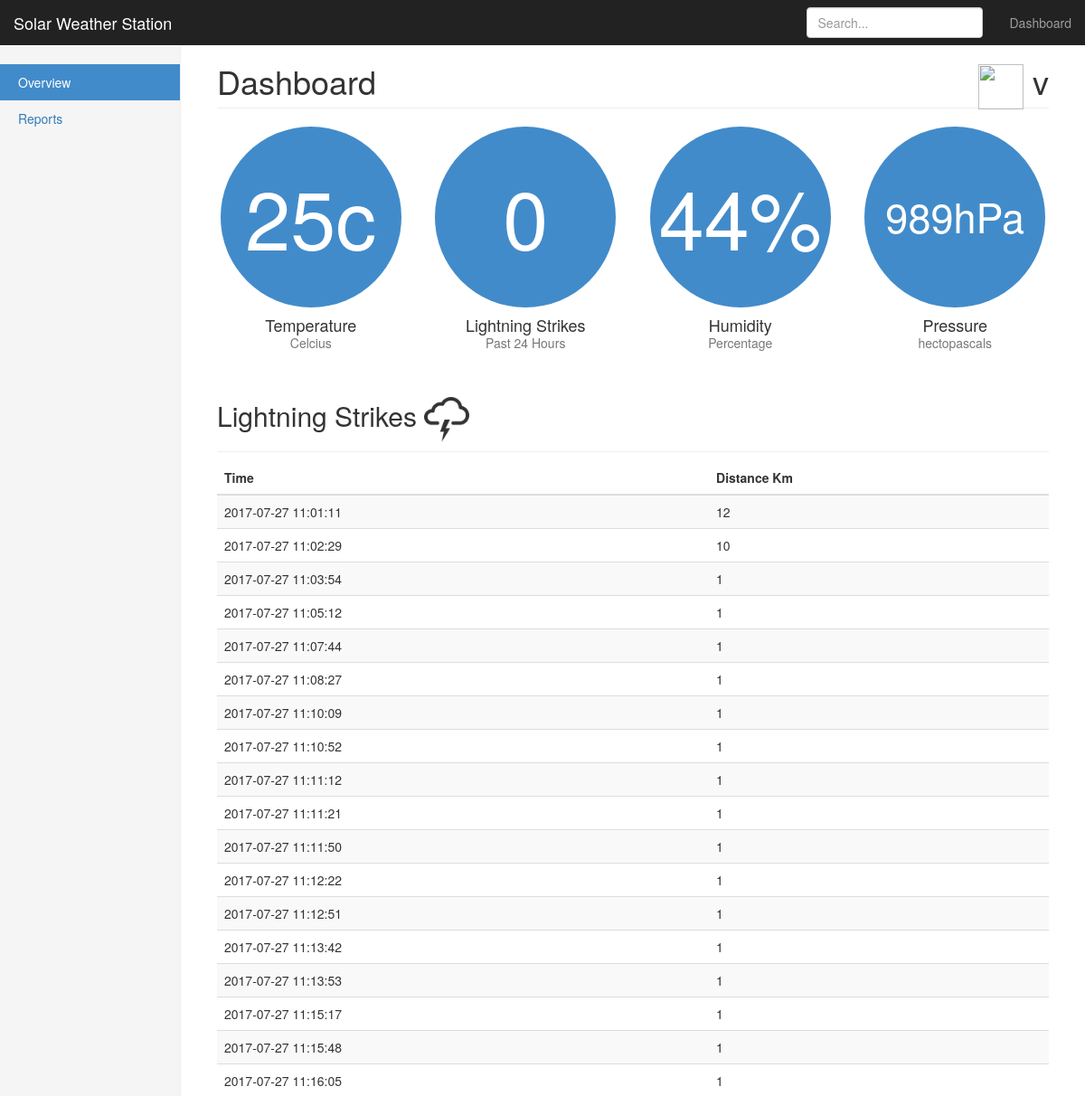
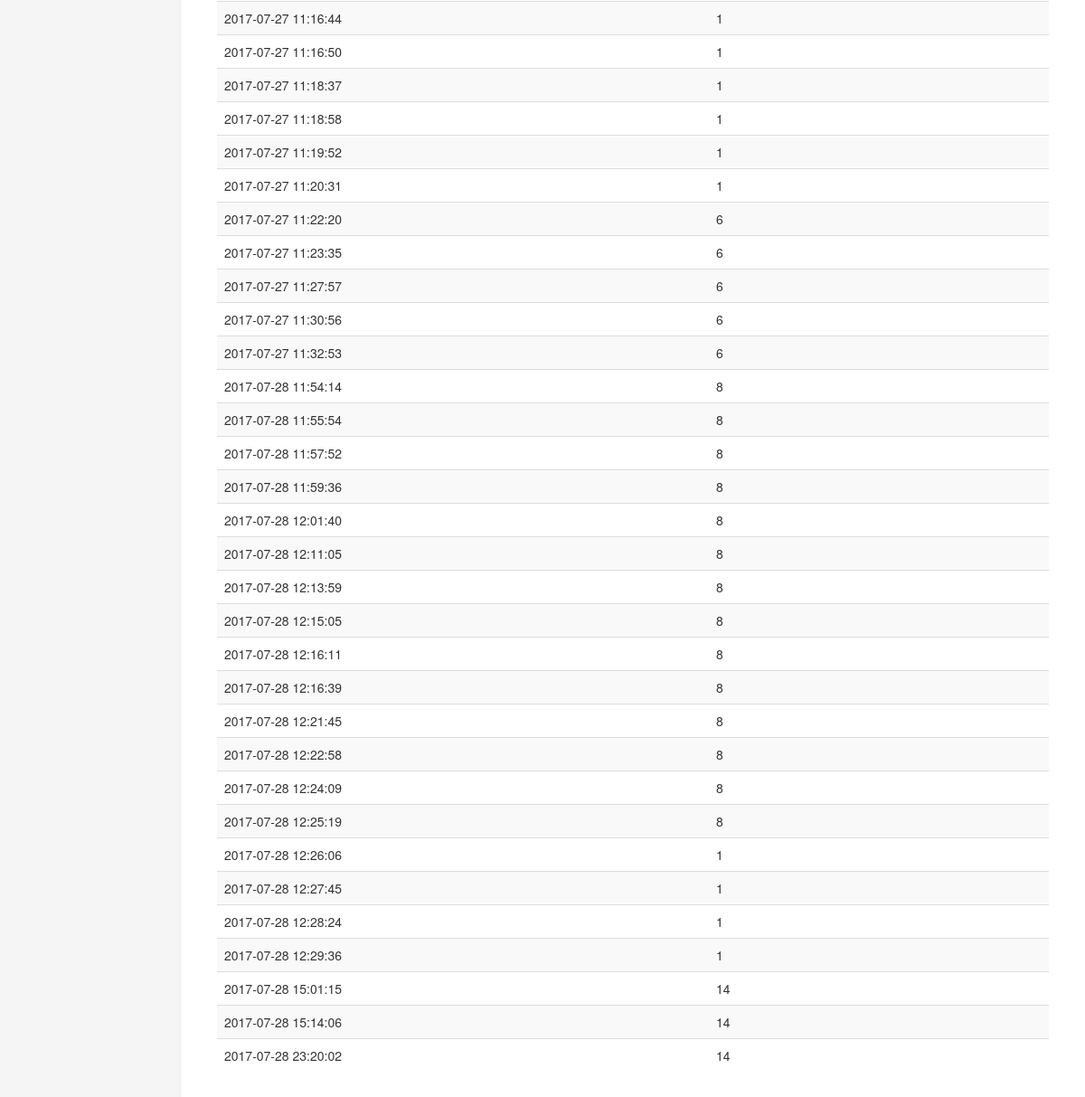
Before: / with the older database file (2 pictures, top to bottom).
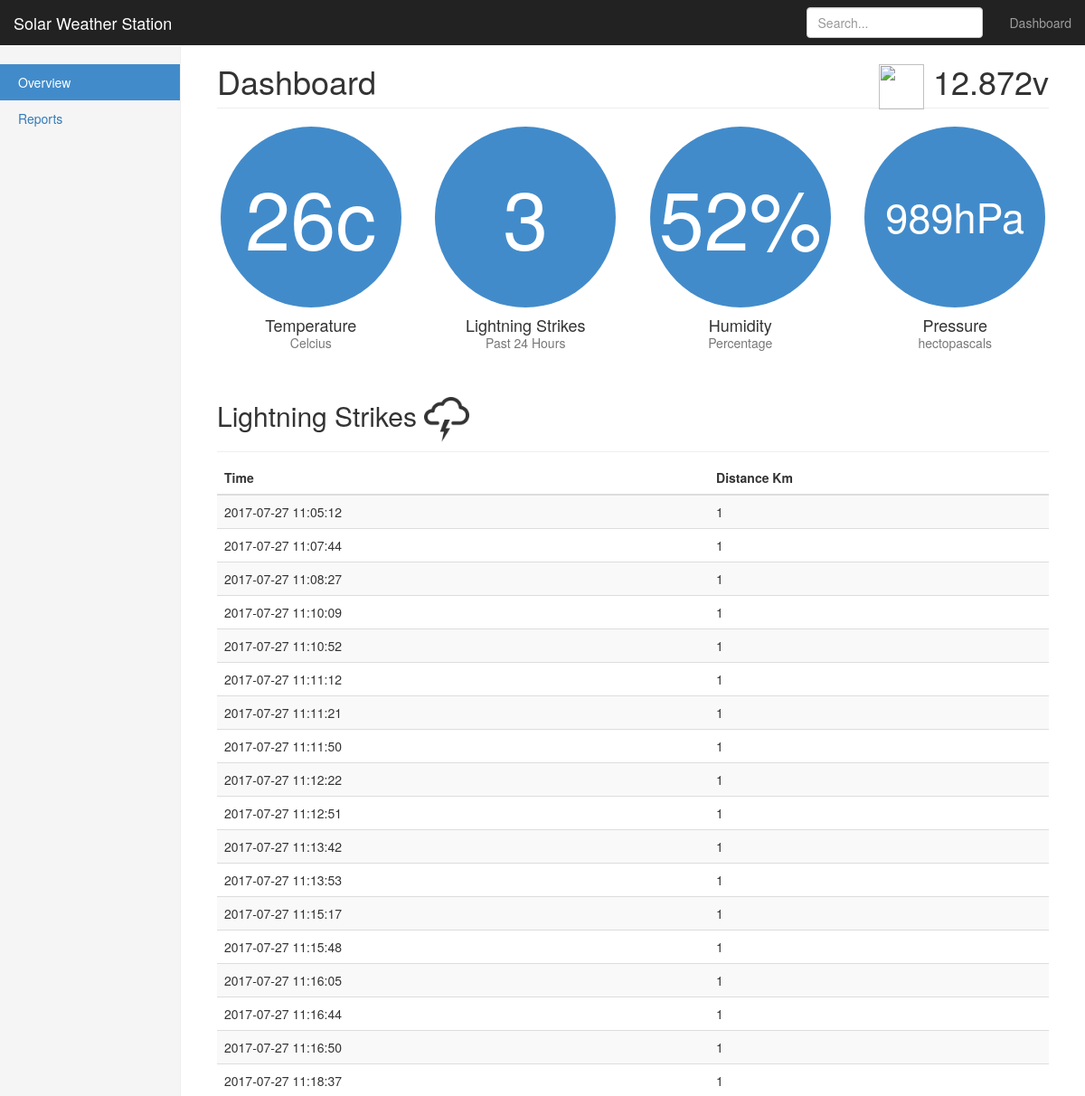
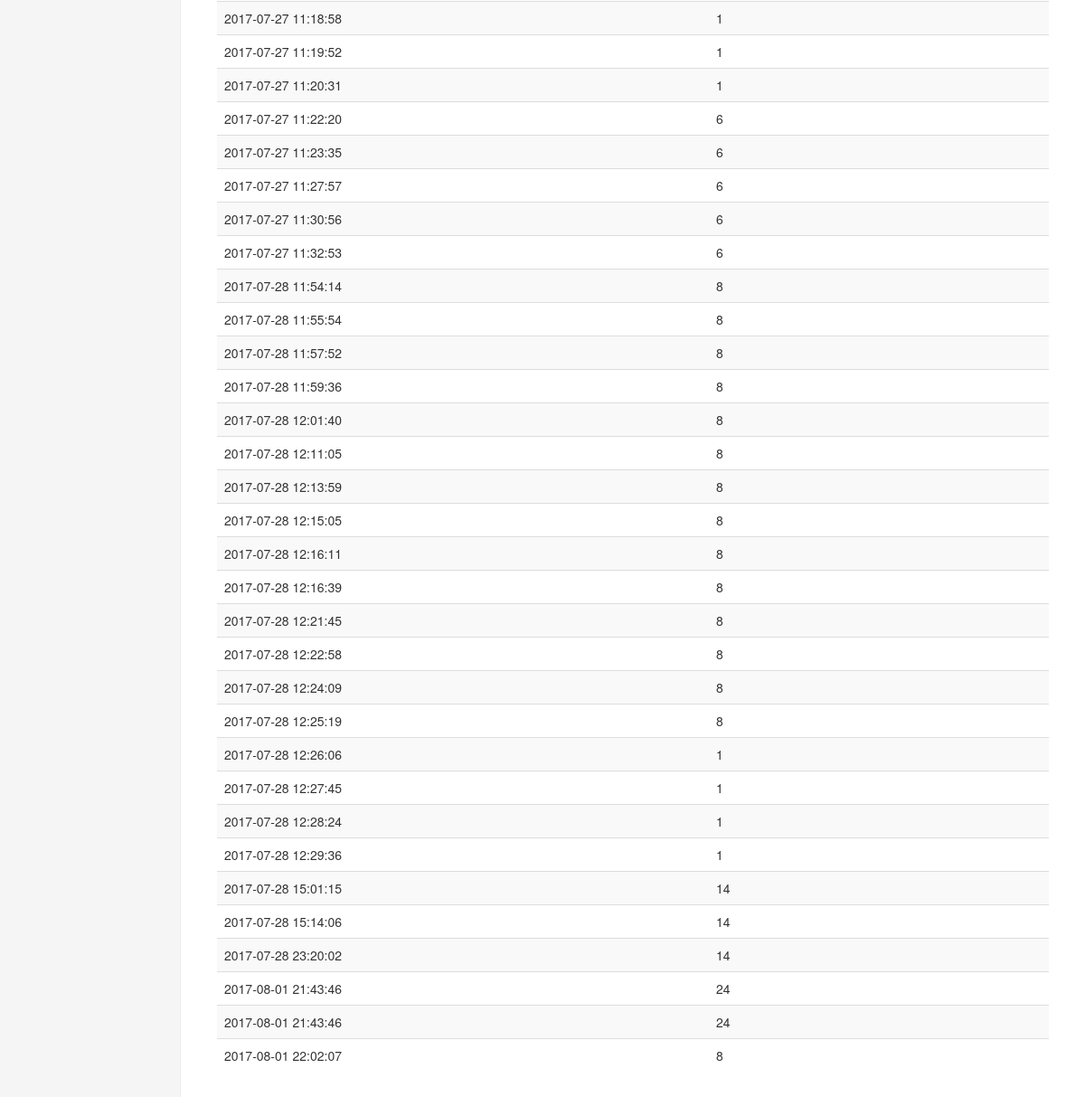
After: the same page with the newer database file (2 pictures, top to bottom).
### tables this page shows
CREATE TABLE power(tdate TEXT, bvolts NUMERIC, bamps NUMERIC, bwatts NUMERIC);

### html/index.php (the view, shortened to what this page needs)
<?PHP
  $db = new SQLite3('/home/pi/WeatherDashboard/weatherdatabase.db');
  $temp = $db->query('SELECT temperature, max(tdate) FROM multisensor;');
  $strikes = $db->query('SELECT COUNT(*) FROM strikes WHERE tdate >= datetime(\'now\', \'-1 day\');');
  $strikeD = $db->query('SELECT * FROM strikes LIMIT 50 OFFSET (SELECT COUNT(*) FROM strikes)-50;');
  $humidity = $db->query('SELECT humidity FROM multisensor ORDER BY humidity DESC LIMIT 1;');
  $pressure = $db->query('SELECT pressure FROM multisensor ORDER BY pressure DESC LIMIT 1;');
  $volts = $db->query('SELECT bvolts FROM power ORDER BY bvolts DESC LIMIT 1;');
  $bvolts = $volts->fetchArray();
  $pressurepascals = $pressure->fetchArray();
  $humiditypercent = $humidity->fetchArray();
  $strikesrow = $strikes->fetchArray();
  $temprow = $temp->fetchArray();
?>
<!DOCTYPE html>
<html lang="en">
  <head>
    <link href="../../dist/css/bootstrap.min.css" rel="stylesheet">
    <link href="../../assets/css/ie10-viewport-bug-workaround.css" rel="stylesheet">
    <link href="dashboard.css" rel="stylesheet">
  </head>
  <body>
    <nav class="navbar navbar-inverse navbar-fixed-top">
      <div class="container-fluid">
        <div class="navbar-header">
          <a class="navbar-brand" href="#">Solar Weather Station</a>
        </div>
        <div id="navbar" class="navbar-collapse collapse">
          <ul class="nav navbar-nav navbar-right">
            <li><a href="#">Dashboard</a></li>
          </ul>
          <form class="navbar-form navbar-right">
            <input type="text" class="form-control" placeholder="Search...">
          </form>
        </div>
      </div>
    </nav>
    <div class="container-fluid">
      <div class="row">
        <div class="col-sm-3 col-md-2 sidebar">
          <ul class="nav nav-sidebar">
            <li class="active"><a href="#">Overview <span class="sr-only">(current)</span></a></li>
            <li><a href="#">Reports</a></li>
          </ul>
        </div>
        <div class="col-sm-9 col-sm-offset-3 col-md-10 col-md-offset-2 main">
          <h1 class="page-header">Dashboard<div class="pull-right"><img src="/images/battery.png" width="50" height="50"> <?php echo $bvolts[0];?>v</div></h1>
          <div class="row placeholders">
            <div class="col-xs-6 col-sm-3 placeholder">
              <div class="outer_circle">
                <div class="inner_circle"><?php echo $temprow[0];?>c</div>
              </div>
              <h4>Temperature</h4>
              <span class="text-muted">Celcius</span>
            </div>
            <div class="col-xs-6 col-sm-3 placeholder">
              <div class="outer_circle">
                <div class="inner_circle"><?php echo $strikesrow[0];?></div>
              </div>
              <h4>Lightning Strikes</h4>
              <span class="text-muted">Past 24 Hours</span>
            </div>
            <div class="col-xs-6 col-sm-3 placeholder">
              <div class="outer_circle">
                 <div class="inner_circle"><?php echo $humiditypercent[0];?>%</div>
            </div>
              <h4>Humidity</h4>
              <span class="text-muted">Percentage</span>
            </div>
            <div class="col-xs-6 col-sm-3 placeholder">
              <div class="outer_circle">
                  <div class="inner_pcircle"><?php echo $pressurepascals[0];?>hPa</div>
              </div>
              <h4>Pressure</h4>
              <span class="text-muted">hectopascals</span>
            </div>
          </div>
          <h2 class="sub-header">Lightning Strikes  <img src="/images/stormy.png" width="50" height="50"></h2>
          <div class="table-responsive">
            <table class="table table-striped">
              <thead>
                <tr>
                  <th>Time</th>
                  <th>Distance Km</th>
                </tr>
              </thead>
              <tbody>
                  <?php
                         while($strikeTable = $strikeD->fetchArray(SQLITE3_ASSOC) ) {
                            echo "<tr>";
                            echo "<td>". $strikeTable['tdate'] . "</td>";
                            echo "<td>". $strikeTable['distance'] . "</td>";
                            echo "</tr>";
                         }
                   ?>
              </tbody>
            </table>
          </div>
        </div>
      </div>
    </div>
  </body>
</html>

### html/dashboard.css (style rules this page uses)
body { padding-top: 50px; }
.sub-header { padding-bottom: 10px; border-bottom: 1px solid #eee; }
.navbar-fixed-top { border: 0; }
.sidebar { display: none; }
@media (min-width: 768px) { .sidebar { position: fixed; top: 51px; bottom: 0; left: 0; z-index: 1000; display: block; padding: 20px; overflow-x: hidden; overflow-y: auto; background-color: #f5f5f5; border-right: 1px solid #eee; } }
.nav-sidebar { margin-right: -21px; margin-bottom: 20px; margin-left: -20px; }
.nav-sidebar > li > a { padding-right: 20px; padding-left: 20px; }
.nav-sidebar > .active > a, .nav-sidebar > .active > a:hover, .nav-sidebar > .active > a:focus { color: #fff; background-color: #428bca; }
.main { padding: 20px; }
@media (min-width: 768px) { .main { padding-right: 40px; padding-left: 40px; } }
.main .page-header { margin-top: 0; }
.placeholders { margin-bottom: 30px; text-align: center; }
.placeholders h4 { margin-bottom: 0; }
.placeholder { margin-bottom: 20px; }

### html/index.php (style rules this page uses)
.outer_circle { margin: 0 auto; width: 200px; height: 200px; background-color: #428bca; border-radius: 100%; display: flex; flex-direction: row; flex-wrap: wrap; justify-content: center; align-items: center; }
.inner_circle { font-size: 90px; color: white; }
.inner_pcircle { font-size: 45px; color: white; }

Changed rows visible on the page:
added power: bvolts "12.872"
Other visible differences:
$temprow[0]: "25" → "26"
$strikesrow[0]: "0" → "3"
$humiditypercent[0]: "44" → "52"
new list line: "2017-08-01 21:43:46 24"
new list line: "2017-08-01 22:02:07 8"
list line gone: "2017-07-27 11:01:11 12"
list line gone: "2017-07-27 11:02:29 10"
list line gone: "2017-07-27 11:03:54 1"
